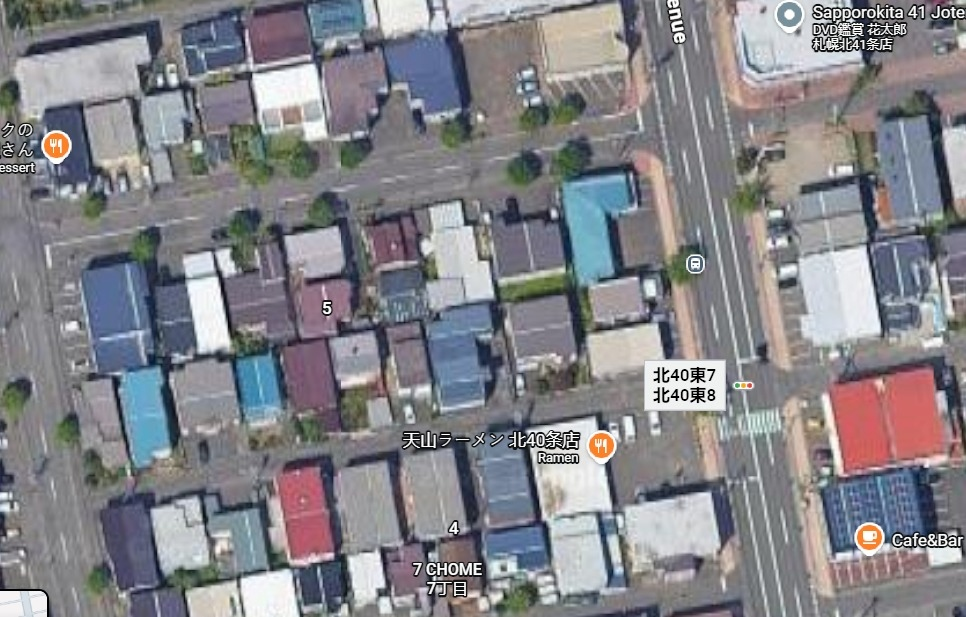
#> input picture backend/sample_data/sapporo_district.jpg, 966 x 617 px
$ python -i landcover.py   (imports and definitions only)
#> lines starting #> are read from the running program, lines starting #| are printed output that depends on the picture; after the words box and inside, x2 and y2 are one past the last pixel; in counts of white or black regions, pixels touching at a corner belong together
"""
Semantic Land-Cover Segmentation and Classification Module.
Produces per-pixel thematic classification:
0: Background / Unclassified
1: Ground / Bare Earth / Soil
2: Grass / Low Vegetation
3: Tree Canopy / Dense Vegetation
4: Buildings / Built Structures
5: Roads / Paved Surfaces
6: Water Bodies
7: Cast Shadows
"""

from typing import Dict, Any, Tuple
import numpy as np
import cv2


CLASS_NAMES = {
    0: "Unclassified",
    1: "Bare Soil & Ground",
    2: "Grass & Low Vegetation",
    3: "Tree Canopy & Dense Vegetation",
    4: "Buildings & Built Structures",
    5: "Roads & Paved Surfaces",
    6: "Water Bodies",
    7: "Cast Shadows"
}

CLASS_COLORS = {
    0: [30, 30, 35],      # Dark Slate
    1: [194, 178, 128],   # Warm Sand / Earth
    2: [124, 186, 76],    # Light Meadow Green
    3: [34, 112, 45],     # Deep Forest Green
    4: [220, 95, 60],     # Terracotta / Brick Orange
    5: [80, 85, 95],      # Asphalt Slate Gray
    6: [45, 120, 200],    # Deep Water Azure
    7: [15, 18, 25]       # Deep Blue-Black Shadow
}


def compute_spectral_indices(rgb: np.ndarray) -> Dict[str, np.ndarray]:
    """
    Computes key remote-sensing indices from RGB spectral channels.
    """
    r = rgb[:, :, 0].astype(np.float32)
    g = rgb[:, :, 1].astype(np.float32)
    b = rgb[:, :, 2].astype(np.float32)
    denom_sum = r + g + b + 1e-6

    rn = r / denom_sum
    gn = g / denom_sum
    bn = b / denom_sum

    exg = 2.0 * gn - rn - bn
    vari_denom = g + r - b
    vari_denom = np.where(np.abs(vari_denom) < 1e-5, 1e-5, vari_denom)
    vari = (g - r) / vari_denom
    water_idx = (b - r) / (b + r + 1e-6)

    gray = 0.299 * r + 0.587 * g + 0.114 * b
    shadow_ratio = (b + 10.0) / (r + 10.0)

    gray_uint8 = np.clip(gray, 0, 255).astype(np.uint8)
    blur = cv2.GaussianBlur(gray_uint8, (5, 5), 0).astype(np.float32)
    texture_var = np.abs(gray.astype(np.float32) - blur)

    return {
        "exg": exg,
        "vari": vari,
        "water_idx": water_idx,
        "gray": gray,
        "shadow_ratio": shadow_ratio,
        "texture_var": texture_var,
        "r": r, "g": g, "b": b
    }


def classify_landcover(rgb: np.ndarray) -> Tuple[np.ndarray, np.ndarray, Dict[str, Any]]:
    """
    Performs calibrated semantic land-cover classification.
    """
    h, w = rgb.shape[:2]
    indices = compute_spectral_indices(rgb)
    exg = indices["exg"]
    gray = indices["gray"]
    r, g, b = indices["r"], indices["g"], indices["b"]

    hsv = cv2.cvtColor(rgb, cv2.COLOR_RGB2HSV)
    hue = hsv[:, :, 0]
    sat = hsv[:, :, 1]
    val = hsv[:, :, 2]

    class_map = np.zeros((h, w), dtype=np.uint8)
    confidence_map = np.full((h, w), 0.5, dtype=np.float32)

    # 1. Cast Shadows (Very dark, val < 60, gray < 50)
    shadow_mask = (gray < 50) & (val < 60)
    shadow_mask = cv2.morphologyEx(shadow_mask.astype(np.uint8), cv2.MORPH_OPEN, cv2.getStructuringElement(cv2.MORPH_RECT, (3, 3)))
    class_map[shadow_mask > 0] = 7
    confidence_map[shadow_mask > 0] = 0.90

    # 2. Water Bodies (Higher blue reflectance, low red, flat texture)
    water_mask = (b > r * 1.25) & (g > r * 1.05) & (gray < 135) & (class_map == 0)
    water_mask = cv2.morphologyEx(water_mask.astype(np.uint8), cv2.MORPH_OPEN, cv2.getStructuringElement(cv2.MORPH_RECT, (5, 5)))
    class_map[water_mask > 0] = 6
    confidence_map[water_mask > 0] = 0.88

    # 3. Vegetation (Natural chlorophyll green hue, ExG > 0.05)
    veg_mask = (exg > 0.05) & (hue >= 25) & (hue <= 95) & (sat > 30) & (class_map == 0)

    # Differentiate Tree Canopy vs Grass
    tree_mask = veg_mask & ((val < 145) | (gray < 115))
    tree_mask = cv2.morphologyEx(tree_mask.astype(np.uint8), cv2.MORPH_OPEN, cv2.getStructuringElement(cv2.MORPH_ELLIPSE, (3, 3)))
    class_map[tree_mask > 0] = 3
    confidence_map[tree_mask > 0] = 0.87

    grass_mask = veg_mask & (class_map == 0)
    class_map[grass_mask] = 2
    confidence_map[grass_mask] = 0.84

    # 4. Roads / Paved Surfaces (Low saturation, mid gray, linear networks)
    road_mask = (sat < 35) & (gray >= 55) & (gray <= 105) & (class_map == 0)
    kernel_h = cv2.getStructuringElement(cv2.MORPH_RECT, (9, 3))
    kernel_v = cv2.getStructuringElement(cv2.MORPH_RECT, (3, 9))
    road_filtered = cv2.morphologyEx(road_mask.astype(np.uint8), cv2.MORPH_OPEN, kernel_h) | \
                    cv2.morphologyEx(road_mask.astype(np.uint8), cv2.MORPH_OPEN, kernel_v)
    class_map[road_filtered > 0] = 5
    confidence_map[road_filtered > 0] = 0.80

    # 5. Buildings / Built Structures (Terracotta tile, bright membrane, dark composite)
    bld_terracotta = (r > 130) & (r > g * 1.15) & (r > b * 1.25)
    bld_flat = (gray > 170) & (sat < 40)
    bld_slate = (sat < 35) & (gray >= 60) & (gray <= 110)
    bld_candidate = (bld_terracotta | bld_flat | bld_slate) & (class_map == 0)

    # Clean building mask
    bld_clean = cv2.morphologyEx(bld_candidate.astype(np.uint8), cv2.MORPH_OPEN, cv2.getStructuringElement(cv2.MORPH_RECT, (5, 5)))
    class_map[bld_clean > 0] = 4
    confidence_map[bld_clean > 0] = 0.88

    # 6. Bare Ground / Soil (Remaining unclassified warm earth)
    remaining = (class_map == 0)
    class_map[remaining] = 1
    confidence_map[remaining] = 0.70

    # Statistics
    total_pixels = h * w
    stats = {}
    for code, name in CLASS_NAMES.items():
        count = int(np.sum(class_map == code))
        pct = round((count / total_pixels) * 100.0, 2)
        stats[name] = {
            "code": code,
            "pixel_count": count,
            "percentage": pct
        }

    return class_map, confidence_map, stats


# [10 lines left out: function generate_colorized_classification, not called in this run]

>>> import cv2
>>> picture = cv2.cvtColor(cv2.imread('../sample_data/sapporo_district.jpg'), cv2.COLOR_BGR2RGB)
>>> result = classify_landcover(picture)
#> in compute_spectral_indices, `water_idx = (b - r) / (b + r + 1e-6)`:
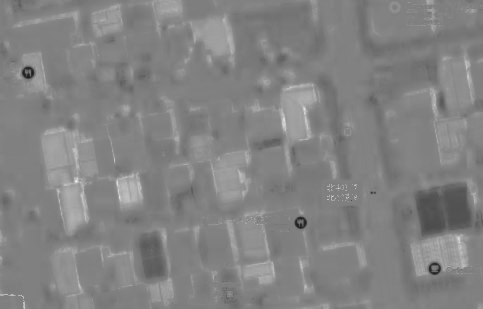
#> water_idx: shape (617, 966) float32 (shown at 1/2 size); min -1, max 1, mean 0.0274; drawn with min black and max white
#> in compute_spectral_indices, `shadow_ratio = (b + 10.0) / (r + 10.0)`:
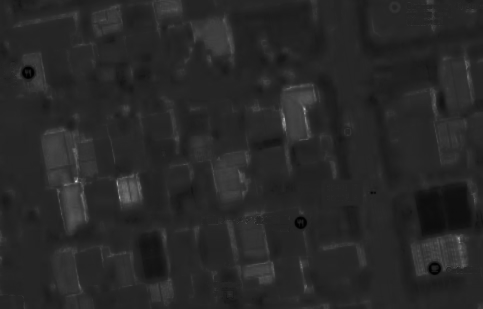
#> shadow_ratio: shape (617, 966) float32 (shown at 1/2 size); min 0.154, max 6, mean 1.07; drawn with min black and max white
#> in classify_landcover, `indices = compute_spectral_indices(rgb)`: indices = 9 items
#> in classify_landcover, `hue = hsv[:, :, 0]`:
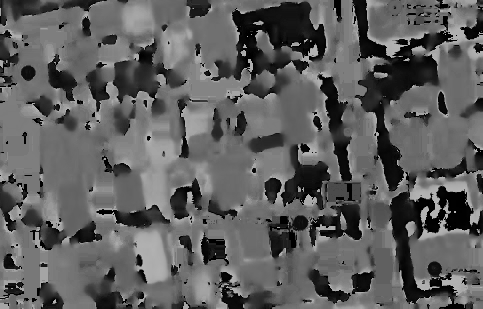
#> hue: shape (617, 966) (shown at 1/2 size); min 0, max 179, mean 94.3
#> in classify_landcover, `sat = hsv[:, :, 1]`:
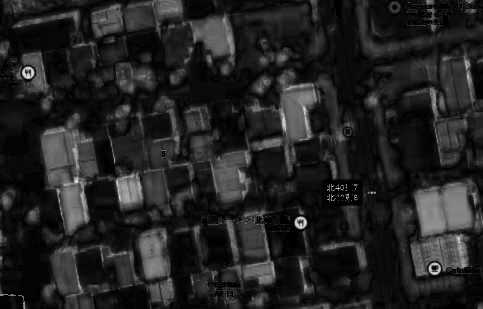
#> sat: shape (617, 966) (shown at 1/2 size); min 0, max 255, mean 34.5
#> in classify_landcover, `shadow_mask = (gray < 50) & (val < 60)`:
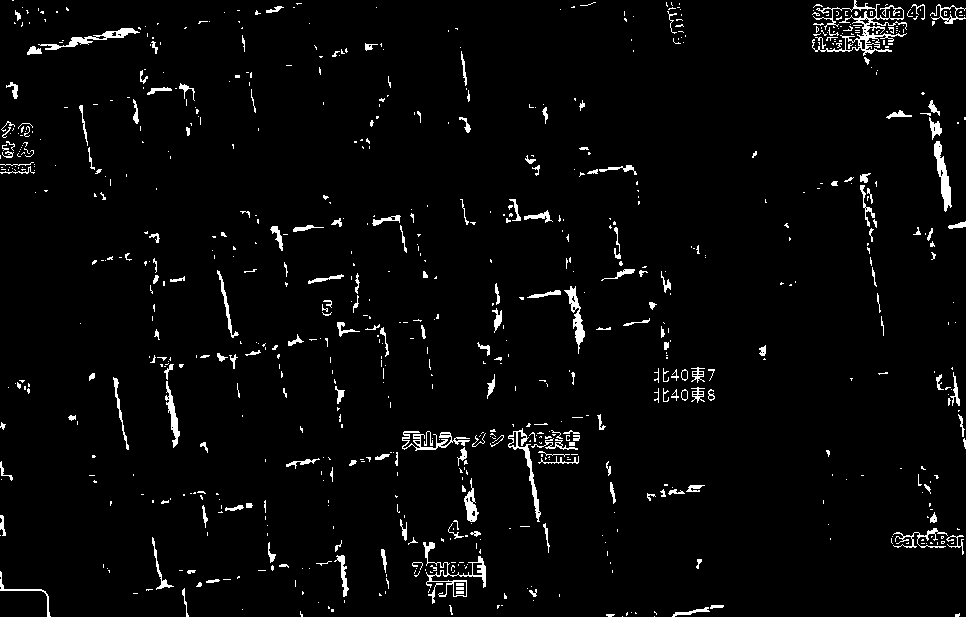
#> shadow_mask: shape (617, 966) bool; 3.1% white; 795 white regions (594 under 20 px), largest, box (x1, y1, x2, y2) and area: (812, 0, 907, 56) 1140, (423, 542, 486, 597) 600, (934, 141, 952, 212) 531
#> in classify_landcover, `bld_clean = cv2.morphologyEx(bld_candidate.astype(np.uint8), cv2.MORPH..`:
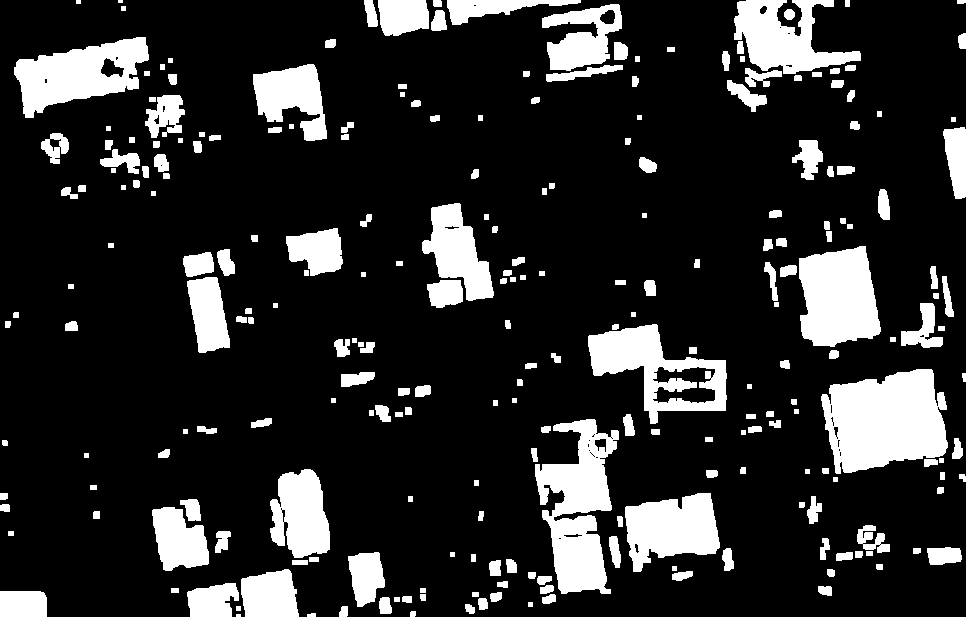
#> bld_clean: shape (617, 966); values 0 (black) and 1 (white), 17.1% white; 250 white regions (2 under 20 px), largest, box (x1, y1, x2, y2) and area: (821, 369, 948, 474) 9925, (535, 419, 619, 594) 8134, (799, 246, 881, 347) 6500

$ run again, on backend/sample_data/jacksonville_aerial.png
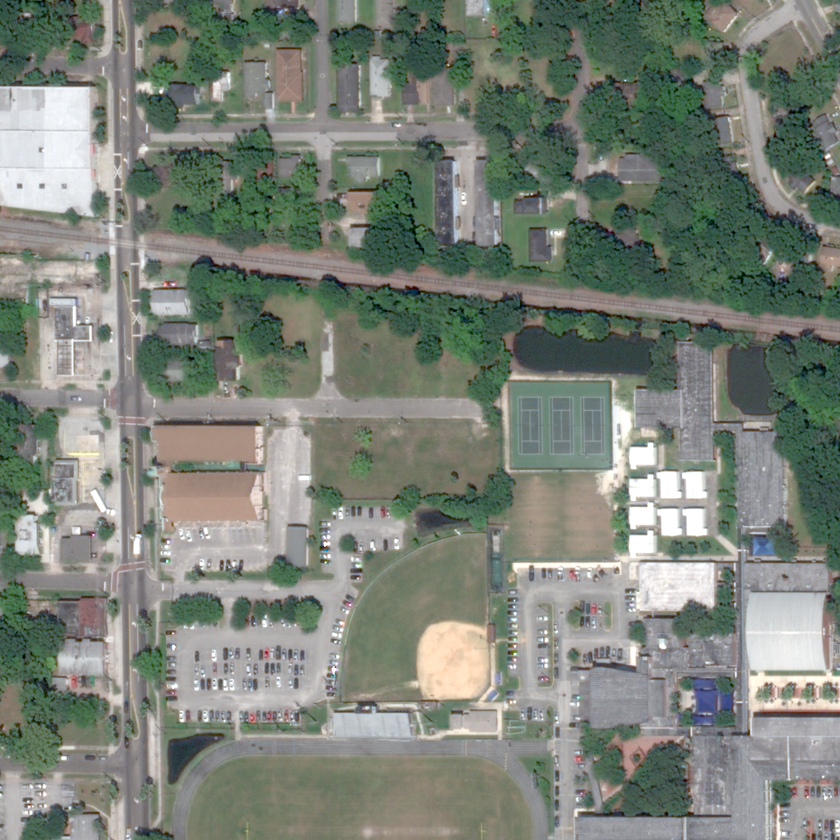
#> input picture backend/sample_data/jacksonville_aerial.png, 840 x 840 px, shrunk from 1024 x 1024 before the run
#> indices = 9 items
#> hsv: shape (840, 840, 3); mean H, S, V 59.1, 43.6, 133.8
#> in classify_landcover, `shadow_mask = (gray < 50) & (val < 60)`:
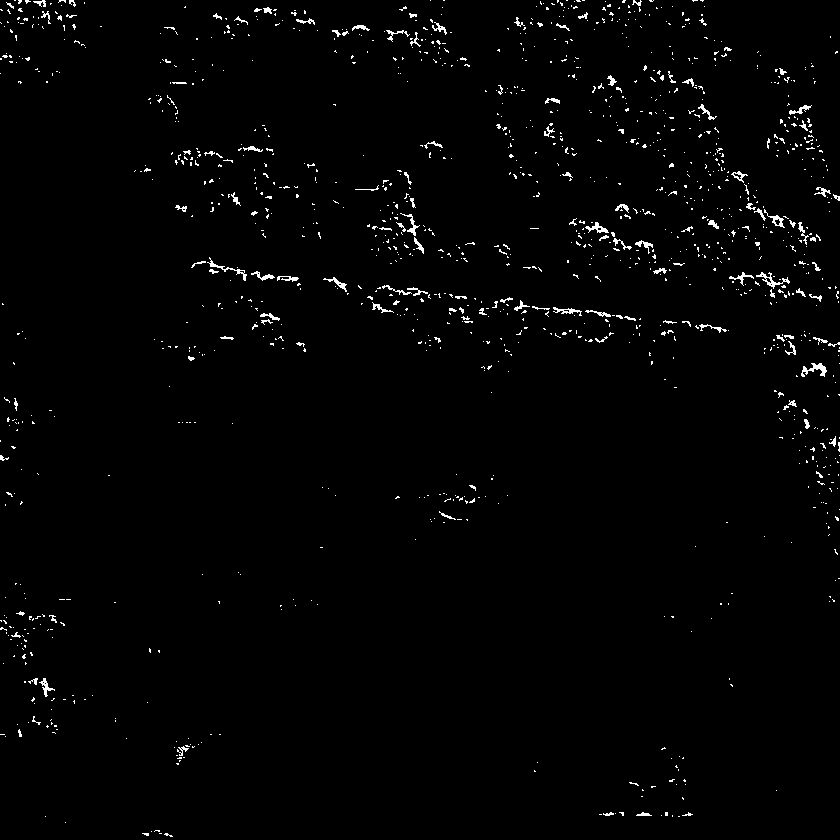
#> shadow_mask: shape (840, 840) bool; 1.5% white in thin lines or dots
#> veg_mask: shape (840, 840) bool; 40.1% white; 595 white regions (417 under 20 px), largest, box (x1, y1, x2, y2) and area: (328, 0, 840, 320) 90739, (164, 261, 546, 451) 28921, (204, 428, 534, 702) 24089
#> grass_mask: shape (840, 840) bool; 1.4% white in thin lines or dots
#> road_mask: shape (840, 840) bool; 2.4% white in thin lines or dots
#> road_filtered: shape (840, 840); values 0 (black) and 1 (white), 0.29% white; 21 white regions (1 under 20 px), largest, box (x1, y1, x2, y2) and area: (214, 342, 237, 378) 433, (530, 232, 547, 256) 311, (417, 516, 436, 536) 180
#> bld_terracotta: shape (840, 840) bool; 1.7% white; 252 white regions (210 under 20 px), largest, box (x1, y1, x2, y2) and area: (163, 471, 256, 530) 3846, (155, 428, 258, 463) 2994, (277, 53, 302, 102) 635
#> bld_flat: shape (840, 840) bool; 15% white; 910 white regions (723 under 20 px), largest, box (x1, y1, x2, y2) and area: (160, 399, 405, 740) 22697, (0, 80, 122, 221) 12904, (509, 528, 716, 737) 11197
#> bld_slate: shape (840, 840) bool; 3.5% white in thin lines or dots
#> bld_candidate: shape (840, 840) bool; 19.6% white; 3319 white regions (2897 under 20 px), largest, box (x1, y1, x2, y2) and area: (160, 399, 405, 740) 26653, (0, 80, 122, 221) 12918, (509, 528, 721, 737) 11335
#> in classify_landcover, `bld_clean = cv2.morphologyEx(bld_candidate.astype(np.uint8), cv2.MORPH..`:
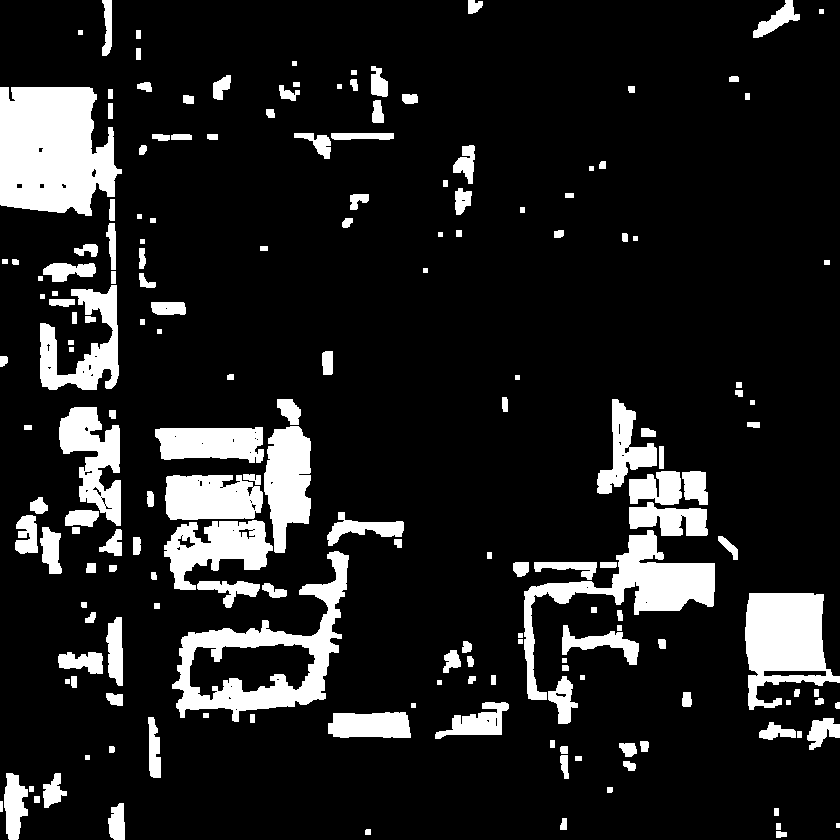
#> bld_clean: shape (840, 840); values 0 (black) and 1 (white), 13.4% white; 182 white regions, largest, box (x1, y1, x2, y2) and area: (0, 87, 122, 216) 12431, (172, 551, 349, 722) 8523, (524, 530, 715, 700) 7161
